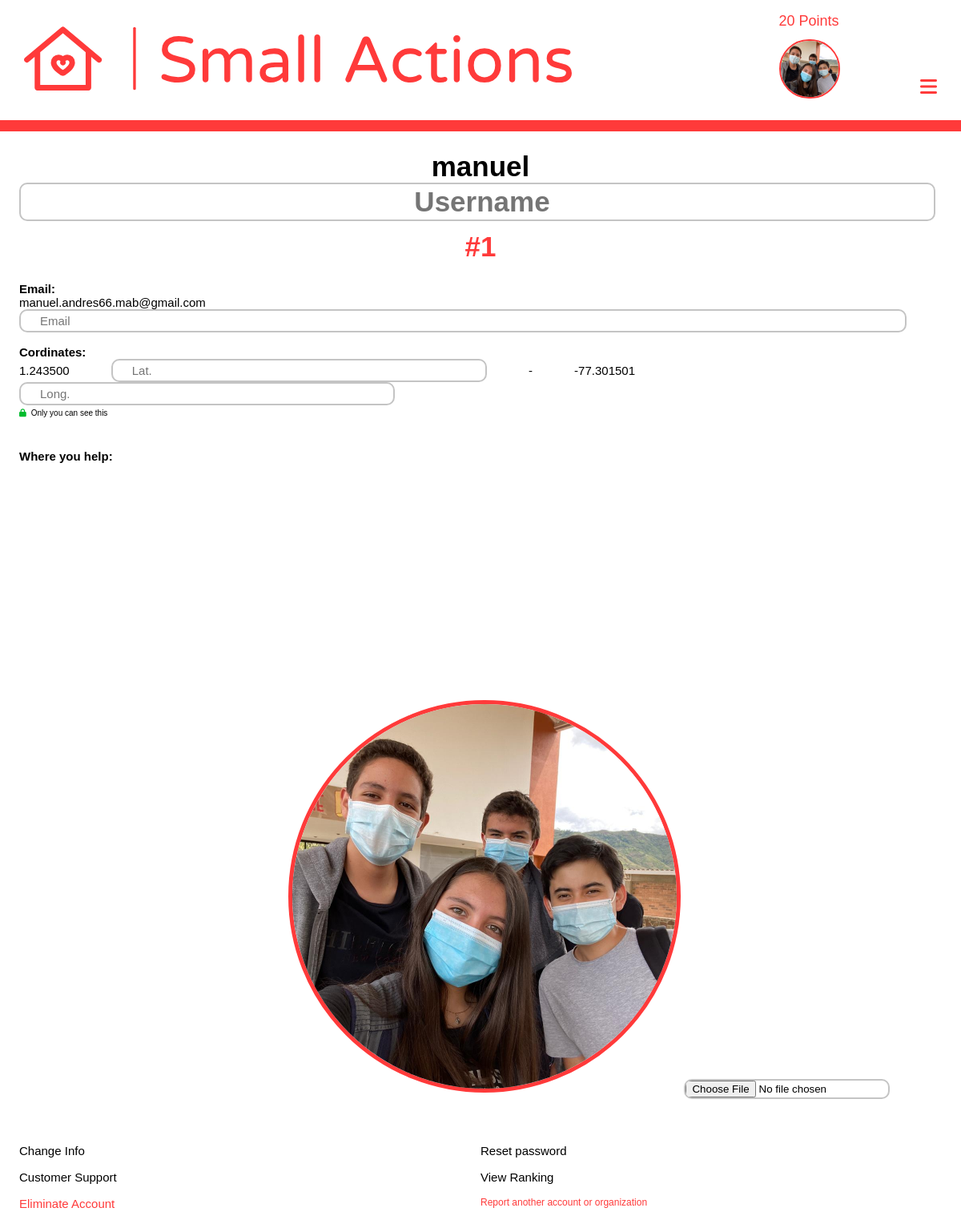
The page /account/ (signed in) on the database its author committed.
### login/models.py (models this page shows)
class User(AbstractUser):
    points = models.PositiveIntegerField(default=0)
    photo = models.ImageField(upload_to="people", null=True, blank=True)
    latitude = models.DecimalField(max_digits=8, decimal_places=6, null=True, blank=True)
    longitude = models.DecimalField(max_digits=9, decimal_places=6, null=True, blank=True)
    visited = models.ManyToManyField(Help, related_name="persons_visited", null=True, blank=True)
    can_change = models.BooleanField(null=True, blank=True) #Security
    date_forgot = models.DateTimeField(auto_now_add=True)
    random_string = models.CharField(max_length=20, blank=True, null=True, unique=True)
    dark_mode = models.BooleanField(default=False)

### login/views.py (the view, shortened to what this page needs)
# urls.py: path('', views.account, name='account'),
@login_required(login_url='/account/login')
def account(request):
    user = User.objects.get(username=request.user)
    index = list(User.objects.order_by('-points')).index(user) + 1
    form = ChangeUser()
    ctx = {'user' : user, 'index' : index, 'form' : form}
    return render(request, 'login/account.html', ctx)

### login/forms.py
class ChangeUser(forms.ModelForm):
    username = forms.CharField(max_length=32, widget=forms.TextInput(attrs={'placeholder':'Username'}))
    def __init__(self, *args, **kwargs):
        super().__init__(*args, **kwargs)
        self.fields['email'].widget.attrs.update({'placeholder': 'Email'})
        self.fields['latitude'].widget.attrs.update({'placeholder': 'Lat.'})
        self.fields['longitude'].widget.attrs.update({'placeholder': 'Long.'})
    class Meta:
        model = User
        fields = ('email', 'latitude', 'longitude', 'photo', 'dark_mode')

### templates/login/account.html (shortened to what this page needs)
{% extends 'maps/nav.html' %}
{% load static %}
    {% block head %}
        <link href='https://api.mapbox.com/mapbox-gl-js/v1.12.0/mapbox-gl.css' rel='stylesheet' />
        <link href="{% static 'login/css/account.css' %}" rel="stylesheet">
    {% endblock %}
    {% block content %}
        <form method="POST" enctype="multipart/form-data"> {% csrf_token %}
            <div id='info'>
                <div id="title_container">
                    <h1>{{user.username}}</h1>
                    {{form.username}}
                    <a href="{% url 'ranking' %}"><h2>#{{index}}</h2></a>
                </div>
                <div id="info_info">
                    <div id="email_container">
                        <h3>Email:</h3>
                        <h4>{{user.email}}</h4>
                        {{form.email}}
                    </div>
                    <div>
                        <h5 id="coordinates_title">Cordinates:</h5>
                        <h5 id="cordiantes">
                            <span id="latitude">{{user.latitude}}</span>
                            {{form.latitude}}
                            <span>-</span>
                            <span id="longitude">{{user.longitude}}</span>
                            {{form.longitude}}
                        </h5>
                        <p id="security"><i class="fas fa-lock"></i>Only you can see this</p>
                    </div>
                </div>
                <div>
                    <h6 id="where">Where you help:</h6>
                    <div id="map"></div>
                </div>
            </div>
            <div id="links">
                <div id="img_container">
                    {% if request.user.photo %}
                        <img src="{{request.user.photo.url}}" alt="account" id="account_photo">
                    {% else %}
                        <img src="{% static 'maps/images/logo_small_icon_only_inverted.png' %}" alt="account" id="account_prede">
                    {% endif %}
                    {{form.photo}}
                </div>
                <div id="links_links">
                    <a id="change">Change Info</a>
                    <a href="{% url 'password' 1 %}">Reset password</a>
                    <a>Customer Support</a>
                    <a href="{% url 'ranking' %}">View Ranking</a>
                    <a class="danger" href="{% url 'password' 2 %}">Eliminate Account</a>
                    <a id="report" class="danger">Report another account or organization</a>
                </div>
            </div>
        </form>
    {% endblock %}

### templates/maps/nav.html (shortened to what this page needs)
<!DOCTYPE html>
{% load static %}
<html lang="en">
    <head>
        <link rel="stylesheet" href="{% static 'maps/css/nav.css' %}">
        {% block head %}
        {% endblock %}
    </head>
    <body>
        <header id="all_bar">
            <div id="superior">
                <img src="{% static 'maps/images/logo.svg' %}" id="principal_logo" alt="logo">
                <div id="rigth_superior">
                    {% if request.user.is_authenticated %}
                        <h6>{{request.user.points}} Points</h6>
                        {% if request.user.photo %}
                            <a href="{% url 'account' %}"><img src="{{request.user.photo.url}}" alt="account" id="porfile_photo_nav"></a>
                        {% else %}
                            <a href="{% url 'account' %}"><img src="{% static 'maps/images/logo_small_icon_only_inverted.png' %}" alt="account"></a>
                        {% endif %}
                    {% else %}
                        <a href="{% url 'login' %}"><img src="{% static 'maps/images/logo_small_icon_only_inverted.png' %}" alt="account"></a>
                    {% endif %}
                    <i class="fas fa-bars" id="bars"></i>
                </div>
            </div>
            <div id="inferior">
            </div>
        </header>
        {% block content %}
        {% endblock %}
    </body>
</html>

### static/maps/css/nav.css (style rules this page uses)
* { margin: 0; padding: 0; outline: none; font-family: 'Sora', sans-serif; }
html { transition: color 300ms, backgroud-color 300ms; }
#all_bar { margin-top: 1vh; }
#principal_logo { width: 27vw; margin-left: 2vw; }
#rigth_superior { float: right; }
#rigth_superior h6 { font-family: 'Sora', sans-serif; font-size: 45px; color: #ff3a3a; font-weight: normal; display: inline-block; position: relative; bottom: 2vh; margin-right: 2vw; }
#rigth_superior img { width: 3.7vw; display: inline-block; margin-right: 2vw; }
#inferior { background-color: #ff3a3a; margin-top: 2vh; height: 2.5vh; padding-top: 0.3vh; transition: height 1s; }
#bars { display: none; }
#porfile_photo_nav { height: calc(3.7vw - 3px); object-fit: cover; object-position: center; border-radius: 100px; border: 3px solid #ff3a3a; }
@media screen and (max-width: 1300px) { #all_bar { margin-top: 2vh; } }
@media screen and (max-width: 1300px) { #principal_logo { width: 57vw; margin-left: 2.5vw; margin-top: 2vh; } }
@media screen and (max-width: 1300px) { #rigth_superior { margin-right: 2.5vw; } }
@media screen and (max-width: 1300px) { #rigth_superior h6 { position: static; display: block; font-size: 18px; } }
@media screen and (max-width: 1300px) { #rigth_superior img { width: 6vw; margin: 0; margin-top: 1.5vh; margin-right: 8vw; } }
@media screen and (max-width: 1300px) { #porfile_photo_nav { height: calc(6vw - 2px); border-width: 2px; } }
@media screen and (max-width: 1300px) { #bars { display: inline-block; font-size: 3vh; color: #ff3a3a; position: relative; bottom: .7vh; text-align: right; } }
@media screen and (max-width: 1300px) { #inferior { margin-top: 4vh; height: 1.5vh; z-index: 100; } }

### rows shown on the page
User: user.points "20", user.photo (picture), username "manuel", email "manuel.andres66.mab@gmail.com", latitude "1.243500", longitude "-77.301501"

### other values the page prints
{{ index }} "1"
